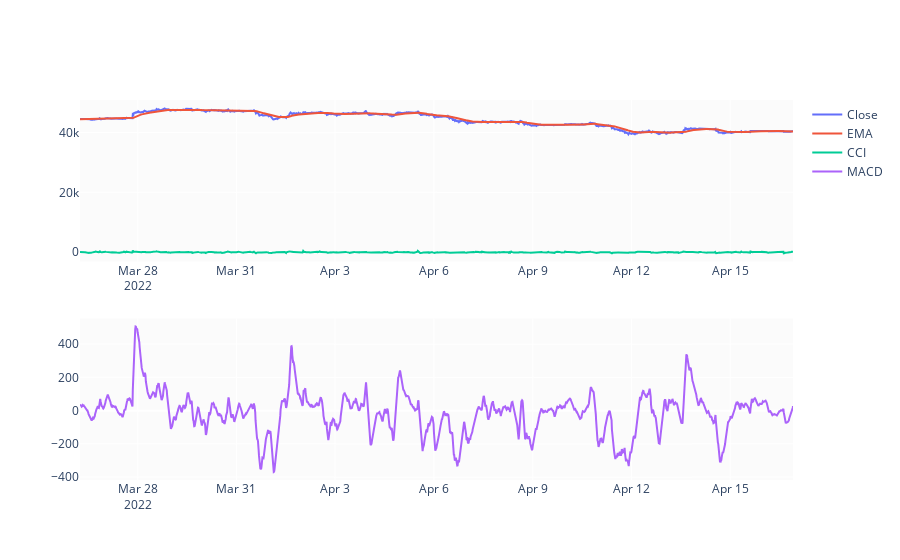

Notebook cell for this chart:
### Code cell
fig = make_subplots(rows=2, cols=1)
fig.add_trace(go.Scatter(x=btc_df.time, y=btc_df.close, name='Close'), row=1, col=1)
fig.add_trace(go.Scatter(x=btc_df.time, y=btc_df['EMA'], name='EMA'), row=1, col=1)
fig.add_trace(go.Scatter(x=btc_df.time, y=btc_df['CCI'], name='CCI'), row=1, col=1)
fig.add_trace(go.Scatter(x=btc_df.time, y=btc_df['MACD'], name='MACD'), row=2, col=1)
fig.show()
fig.write_image('images/MACD.png')

### Figure 1 — Plotly figure (JSON) as saved in the notebook; plotly's stock layout.template omitted (floating-point values rounded to 4 significant figures; data arrays with more than 128 entries replaced by an {"elided": "..."} marker saying what was removed)
{"data": [{"name": "Close", "type": "scatter", "x": {"elided": "2080 str values"}, "xaxis": "x", "y": {"elided": "2080 float values"}, "yaxis": "y"}, {"name": "EMA", "type": "scatter", "x": {"elided": "2080 str values"}, "xaxis": "x", "y": {"elided": "2080 float values"}, "yaxis": "y"}, {"name": "CCI", "type": "scatter", "x": {"elided": "2080 str values"}, "xaxis": "x", "y": {"elided": "2080 float values"}, "yaxis": "y"}, {"name": "MACD", "type": "scatter", "x": {"elided": "2080 str values"}, "xaxis": "x2", "y": {"elided": "2080 float values"}, "yaxis": "y2"}], "layout": {"autosize": true, "xaxis": {"anchor": "y", "autorange": true, "domain": [0, 1], "range": ["2022-03-26 06:00", "2022-04-16 21:45"], "type": "date"}, "xaxis2": {"anchor": "y2", "autorange": true, "domain": [0, 1], "range": ["2022-03-26 06:00", "2022-04-16 21:45"], "type": "date"}, "yaxis": {"anchor": "x", "autorange": true, "domain": [0.575, 1], "range": [-3091.0, 50880.0], "type": "linear"}, "yaxis2": {"anchor": "x2", "autorange": true, "domain": [0, 0.425], "range": [-417.0, 554.5], "type": "linear"}}}
